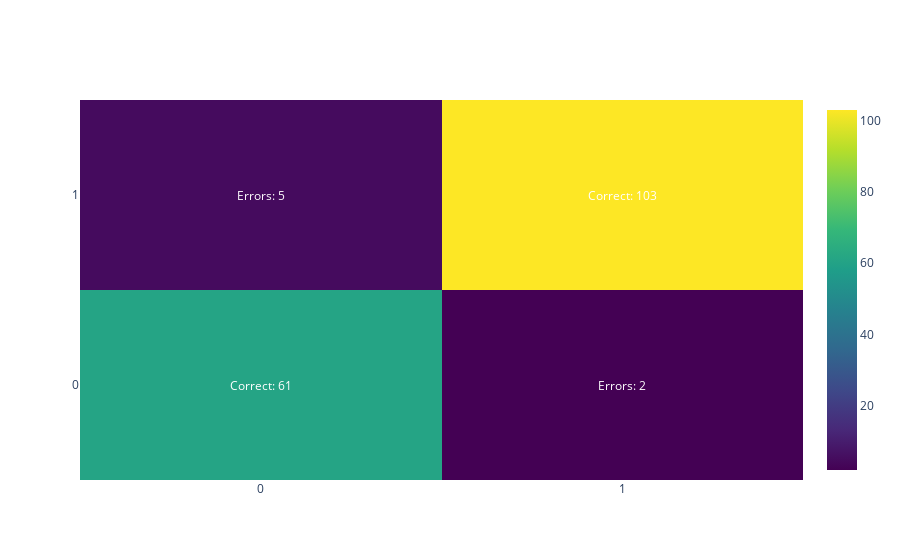

The code cell stored with this chart in its notebook:
### Code cell
# Confusion Matrix second version with plotly.express

# Create the heatmap trace
heatmap = go.Heatmap(z=cm, x=model.classes_, y=model.classes_, colorscale='Viridis')

# Create the figure and add the heatmap trace
fig = go.Figure(data=[heatmap])

# Add annotations for each cell in the confusion matrix
for i in range(len(cm)):
    for j in range(len(cm[i])):
        if i == j:
            text = f"Correct: {cm[i][j]}"
        else:
            text = f"Errors: {cm[i][j]}"
        fig.add_annotation(
            text=text,
            x=model.classes_[j],
            y=model.classes_[i],
            xref='x',
            yref='y',
            showarrow=False,
            font=dict(color='white')  # Ensure text color is white for better visibility
        )

# Update axis properties
fig.update_xaxes(title_text='Predicted Label', tickmode='array', tickvals=list(range(len(model.classes_))), ticktext=model.classes_)
fig.update_yaxes(title_text='True Label', tickmode='array', tickvals=list(range(len(model.classes_))), ticktext=model.classes_)


# Set the layout to ensure the figure is square
fig.update_layout(
    width=600,  # Set the width of the figure
    height=600  # Set the height of the figure to be equal to the width
)

# Show the figure
fig.show()

### Figure 1 — Plotly figure (JSON) as saved in the notebook; plotly's stock layout.template omitted (floating-point values rounded to 4 significant figures)
{"data": [{"colorscale": [[0, "#440154"], [0.1111, "#482878"], [0.2222, "#3e4989"], [0.3333, "#31688e"], [0.4444, "#26828e"], [0.5556, "#1f9e89"], [0.6667, "#35b779"], [0.7778, "#6ece58"], [0.8889, "#b5de2b"], [1, "#fde725"]], "type": "heatmap", "x": [0, 1], "y": [0, 1], "z": [[61, 2], [5, 103]]}], "layout": {"annotations": [{"font": {"color": "white"}, "showarrow": false, "text": "Correct: 61", "x": 0, "xref": "x", "y": 0, "yref": "y"}, {"font": {"color": "white"}, "showarrow": false, "text": "Errors: 2", "x": 1, "xref": "x", "y": 0, "yref": "y"}, {"font": {"color": "white"}, "showarrow": false, "text": "Errors: 5", "x": 0, "xref": "x", "y": 1, "yref": "y"}, {"font": {"color": "white"}, "showarrow": false, "text": "Correct: 103", "x": 1, "xref": "x", "y": 1, "yref": "y"}], "autosize": true, "xaxis": {"autorange": true, "range": [-0.6311, 1.699], "tickmode": "array", "ticktext": [0, 1], "tickvals": [0, 1], "type": "linear"}, "yaxis": {"autorange": true, "range": [-0.5, 1.5], "tickmode": "array", "ticktext": [0, 1], "tickvals": [0, 1], "type": "linear"}}}
